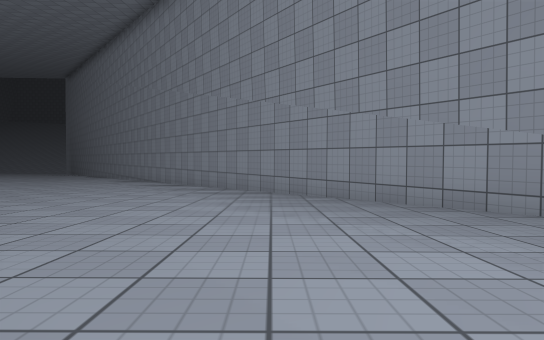
view 1 (above)

22 first-person views from a walk through a Unity game level. The camera is 1.4 m above the floor, tilts 2° down and sees 70° across. The floor is counted in squares, 2 m on a side. Each view is taken from the middle of a square. On the plan, view 1 faces up. The plan holds only what a view shows up to about 11 squares ahead; the rest is blank. The place goes on beyond the plan. Surface patterns are stand-ins for the level's own textures.

view 2
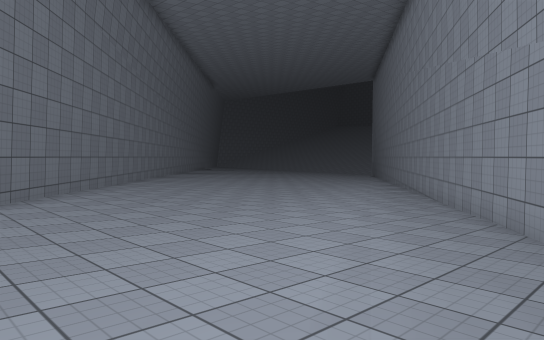

view 3
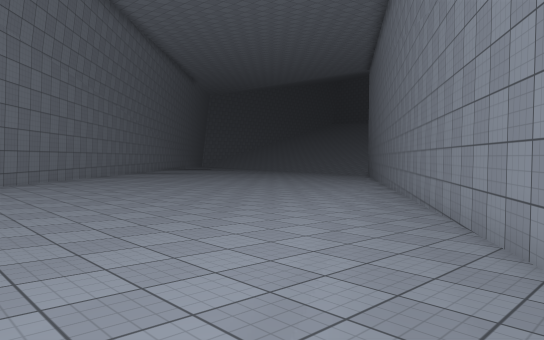

view 4
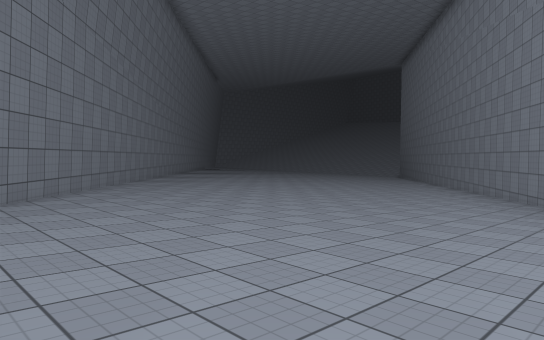

view 5
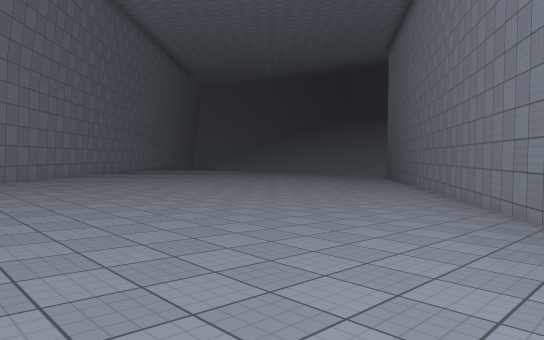

view 6
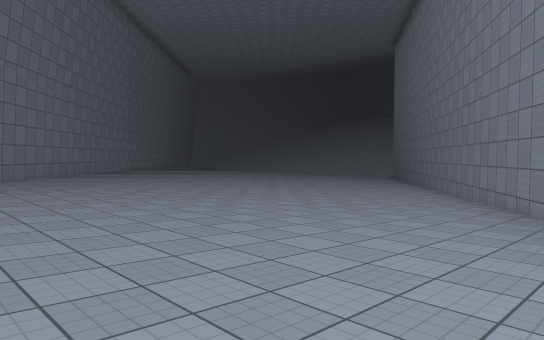

view 7
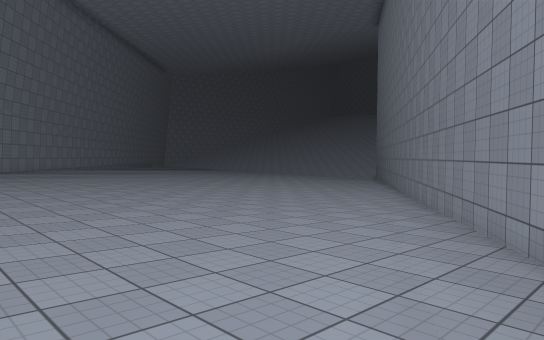

view 8
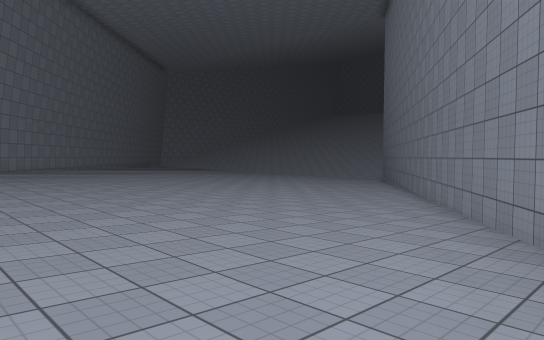

view 9
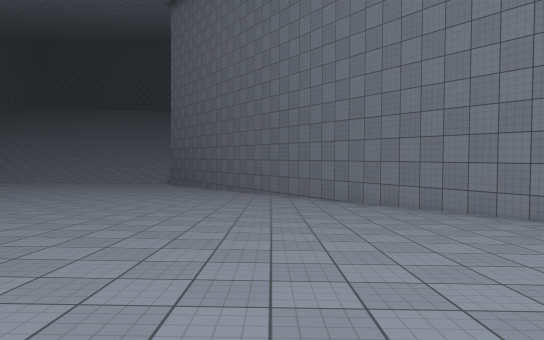

view 10
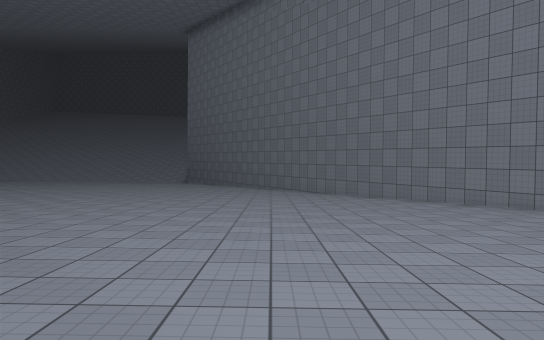

view 11
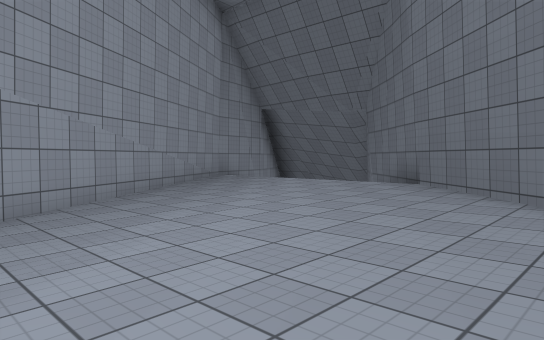

view 12
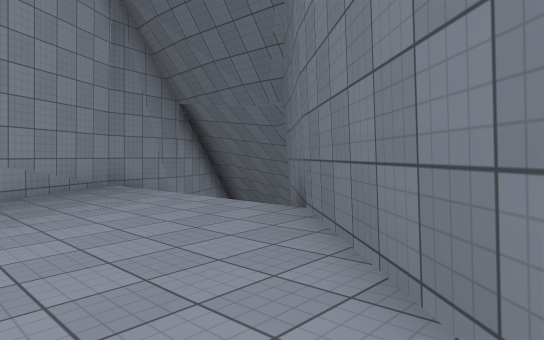

view 13
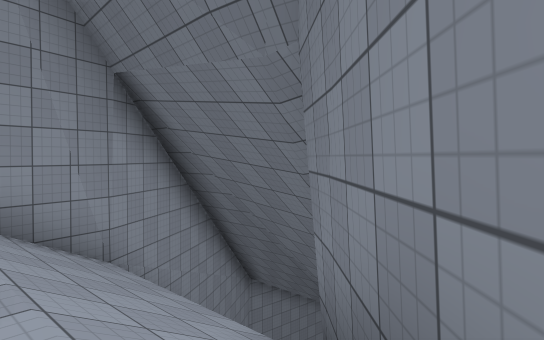

view 14
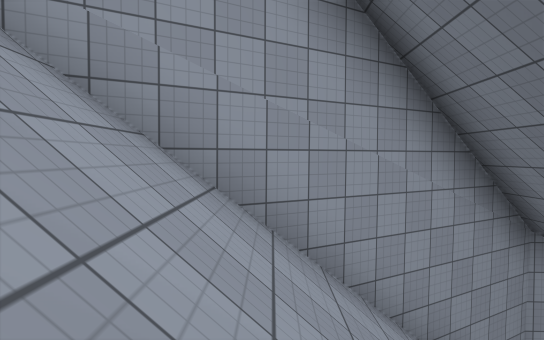

view 15
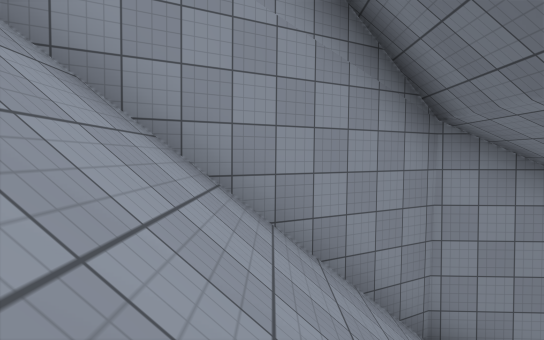

view 16
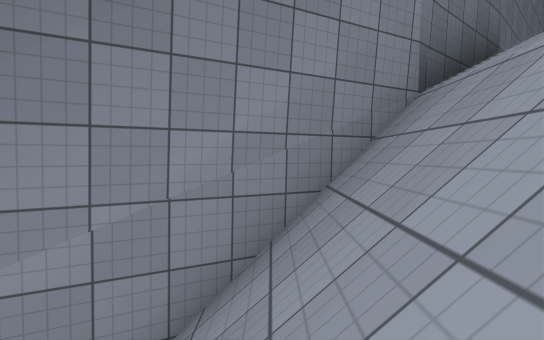

view 17
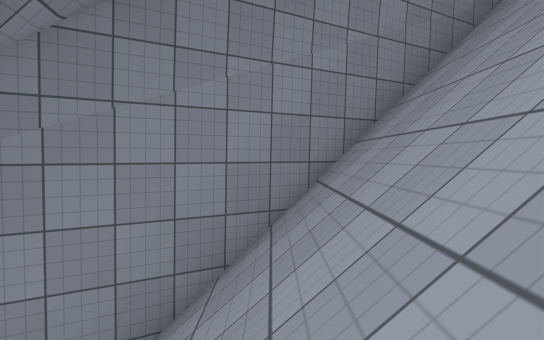

view 18
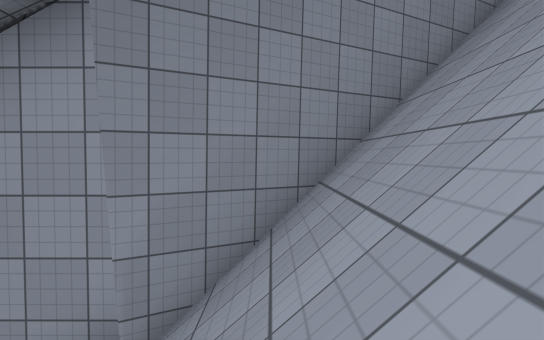

view 19
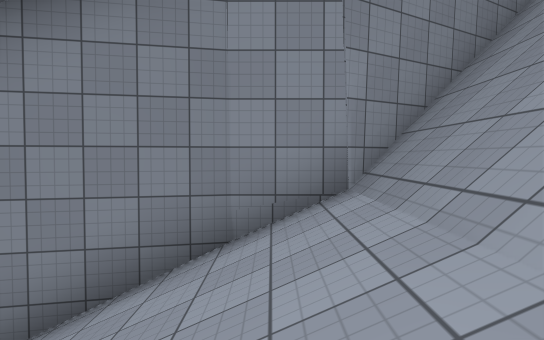

view 20
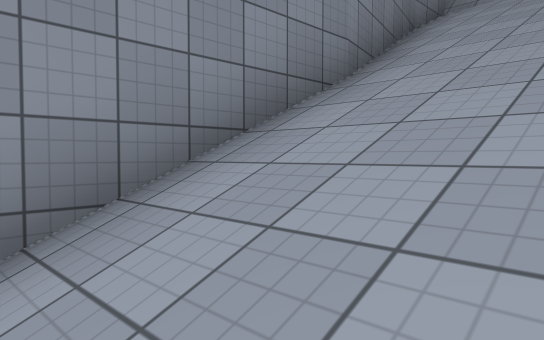

view 21
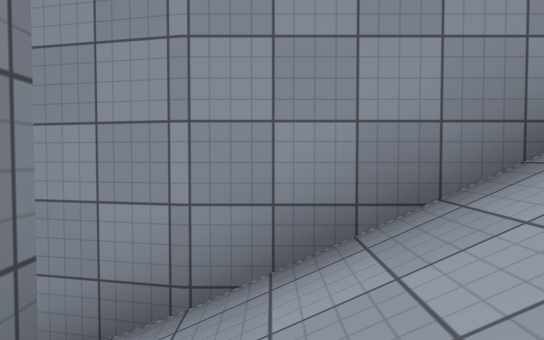

view 22
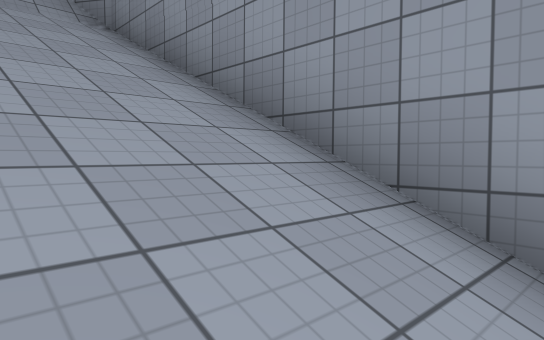

### Floor plan
Key: @ floor where view 1 was taken; # wall or solid block; . main floor; : floor 0.25 m higher than the main floor; - floor 0.25 m lower than the main floor; + floor 0.5 m higher than the main floor; _ floor 0.5 m lower than the main floor; * floor 0.75 m higher than the main floor; < floor 0.75 m lower than the main floor; % floor 1 m higher than the main floor; ( floor 1 m lower than the main floor; / step, stairs or slope; v drop or lower ground.
Columns run from 20 left of view 1 to 10 right of it. Each row starts with its distance up from view 1.
 29 <(((((##
 28 <<<((((#
 27 <<<<<<<##
 26 ___<<<<<##
 25 _____<<<<#
 24 _________##
 23 ---_______##
 22 -----______#
 21 ..------___##
 20 .....-------##
 19 .......------#
 18   ........---##
 17   ............##
 16 #:::...........#
 15  ##::::........##
 14   ##::::::......##
 13    ##+:::::::....#
 12     ##+++::::::::##
 11      ##+++++::::::##
 10       ###+++++:::::#
  9         ##+++++++++##
  8          ##*++++++++#
  7           ##***++++++#
  6            ##*******+##
  5             ##********#
  4                 *******#
  3                 #%%%%%%##
  2                 ##%%%%%%#
  1                  ##%%%%%##
  0                   ##@////#
 -1                    ##////##
 -2                     ##////#
 -3                      ##///##
 -4                       #////##
 -5                       ##////#
 -6                        #////##
 -7                        ##////##
 -8                         ##////#
 -9                          #////#
-10                          #////#
-11                          #////#
-12                          #////#
-13                          #///v
-14                          #///#
-15                          #///
-16                          #///
-17                          #/#
-18                          #

Positions as (right, up) in squares from view 1, and headings:
1: (0, 0), facing up
2: (0, 4), facing up-left
3: (-2, 8), facing up-left
4: (-5, 8), facing up-left
5: (-6, 12), facing up-left
6: (-7, 13), facing up-left
7: (-8, 17), facing up-left
8: (-9, 18), facing up-left
9: (-15, 18), facing up
10: (-15, 14), facing up
11: (-4, 7), facing down-right
12: (-4, 4), facing down-right
13: (-1, 1), facing down-right
14: (3, -4), facing right
15: (4, -6), facing right
16: (5, -3), facing left
17: (7, -5), facing left
18: (8, -7), facing left
19: (9, -9), facing left
20: (8, -16), facing up-left
21: (8, -16), facing left
22: (7, -14), facing up-right
